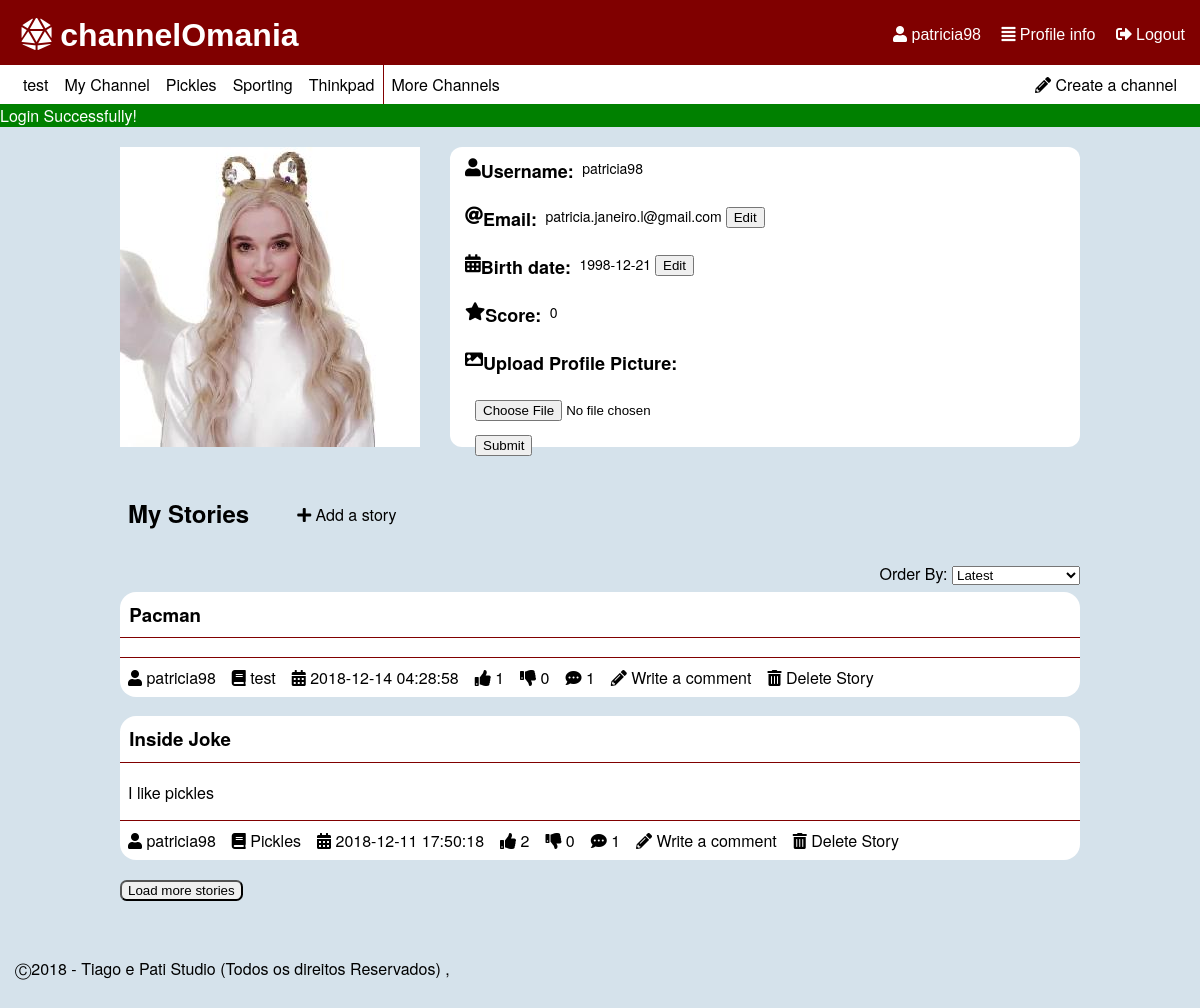
/pages/profile.php (signed in), run on the app's committed database.
### tables this page shows
CREATE TABLE "channel" (
	"ID"	INTEGER NOT NULL,
	"name"	TEXT NOT NULL UNIQUE,
	"coverImage"	TEXT,
	"author"	INTEGER NOT NULL,
	PRIMARY KEY("ID"),
	FOREIGN KEY("author") REFERENCES "user"("ID") ON DELETE Cascade ON UPDATE No Action
);

CREATE TABLE "story" (
	"storyID"	INTEGER NOT NULL,
	"title"	TEXT NOT NULL,
	"content"	TEXT NOT NULL,
	"upvotes"	INTEGER NOT NULL DEFAULT 0,
	"downvotes"	INTEGER NOT NULL DEFAULT 0,
	"author"	INTEGER NOT NULL,
	"date"	TEXT NOT NULL,
	"channel"	INTEGER NOT NULL,
	"image"	TEXT,
	PRIMARY KEY("storyID"),
	FOREIGN KEY("channel") REFERENCES "channel"("ID") ON DELETE Cascade ON UPDATE No Action,
	FOREIGN KEY("author") REFERENCES "user"("ID") ON DELETE Cascade ON UPDATE No Action
);

CREATE TABLE "user" (
	"ID"	INTEGER NOT NULL PRIMARY KEY AUTOINCREMENT,
	"username"	TEXT NOT NULL,
	"email"	TEXT NOT NULL,
	"password"	TEXT NOT NULL,
	"birth"	TEXT,
	"profilePic"	TEXT,
	"score"	INTEGER DEFAULT 0,
	CONSTRAINT "username" UNIQUE("username")
);

### database/db_list.php (called while the page is built, shortened)
<?php
function listProfile($username) {
  $db = Database::instance()->db();
  $stmt = $db->prepare('SELECT * FROM user WHERE username = ?');
  $stmt->execute(array($username));
  return $stmt->fetch();
}
function getStoriesByUser($username,$sort='',$offset=0,$limit=5) {
  switch($sort){
    default:
      $order = 'storyID DESC';
      break;
  }
  $db = Database::instance()->db();
  $stmt = $db->prepare('SELECT *,(SELECT COUNT(*) FROM comment WHERE comment.story == storyID) AS n_comments,channel.name AS channelName FROM story INNER JOIN user ON user.ID == story.author INNER JOIN channel ON channel.ID == story.channel  WHERE user.username == ? ORDER BY '.$order.' LIMIT ? OFFSET ?');
  $stmt->execute(array($username,$limit,$offset));
  return $stmt->fetchAll();
}
function listChannel($sort='') {
  switch($sort){
    case 'mActive':
      $order = 'n_stories DESC';
      break;
  }
  $db = Database::instance()->db();
  $stmt = $db->prepare('SELECT *,(SELECT COUNT(*) FROM story WHERE story.channel == channel.ID) AS n_stories,channel.ID as channelId FROM channel INNER JOIN user ON author=user.ID ORDER BY '.$order);
  $stmt->execute();
  return $stmt->fetchAll();
}
?>

### templates/tpl_mainpage.php (the view, shortened to what this page needs)
<?php include_once('../templates/tpl_story.php'); ?>
<?php function draw_story_list_item($story) { ?>
  <section id="story_preview">
    <h3><a href = "../pages/story.php?storyId=<?php echo($story['storyID']); ?>" ><?php echo($story['title']); ?></a></h3>
    <p><?php echo(substr($story['content'],0,140)); if(strlen($story['content']) > 140) echo("...");?></p>
    <?php draw_story_info($story); ?>
  </section>
<?php } ?>
<?php function draw_story_info($story) { ?>
  <ul>
    <li><a href="../pages/profile.php?userId=<?php echo($story['storyAuthor']); ?>"><i class="fas fa-user"></i> <?php echo($story['username']); ?></a></li>
    <li><a href="../pages/channel.php?channelId=<?php echo($story['channel']); ?>"><i class="fas fa-book"></i> <?php echo($story['channelName']); ?></a></li>
    <li><i class="fas fa-calendar-alt"></i> <?php echo($story['date']); ?></li>
    <li class="nUpVote" data-id="<?php echo($story['storyID']); ?>"><i class="fas fa-thumbs-up"></i> <?php echo($story['upvotes']); ?></li>
    <li class="nDownVote" data-id="<?php echo($story['storyID']); ?>"><i class="fas fa-thumbs-down"></i> <?php echo($story['downvotes']); ?></li>
    <li><i class="fas fa-comment-dots"></i> <?php echo($story['n_comments']); ?></li>
    <li><a href="../pages/new_comment.php?storyId=<?php echo($story['storyID']); ?>"><i class="fas fa-pencil-alt"></i> Write a comment</a></li>
    <?php if($story['username'] == $_SESSION['username']) { ?>
      <li><a href="../actions/action_delete_story.php?storyId=<?php echo($story['storyID']); ?>&csrf=<?php echo($_SESSION['csrf']); ?>"><i class="fas fa-trash-alt"></i> Delete Story</a></li>
    <?php } ?>
  </ul>
<?php } ?>

### templates/tpl_common.php (shortened to what this page needs)
<?php function draw_header($tabText = ""){
?>
<!DOCTYPE html>
<html lang="en-US">
  <head>
    <link href="../css/style.css" rel="stylesheet">
    <link href="../css/input.css" rel="stylesheet">
    <link href="../css/links.css" rel="stylesheet">
    <link rel="stylesheet" href="https://use.fontawesome.com/releases/v5.5.0/css/all.css">
  </head>
  <body>
    <header id="header">
      <?php if(isset($_SESSION['username'])){ ?>
        <div id='options'>
          <a href="../pages/profile.php"><i class="fas fa-user"></i> <?php echo($_SESSION['username']) ?></a>
          <a href="../pages/profile.php"><i class="fas fa-align-justify"></i> Profile info</a>
          <a href="../actions/action_logout.php"><i class="fas fa-sign-out-alt"></i> Logout</a>
        </div>
      <?php } ?>
      <h1><a href="mainpage.php"><i class="fas fa-dice-d20"></i> channelOmania</a></h1>
    </header>
    <?php if(isset($_SESSION['username'])){ ?>
    <div id="list_channels">
      <p><a href = "../pages/new_channel.php" ><i class="fas fa-pencil-alt"></i> Create a channel</a></p>
      <?php $channels = listChannel('mActive'); ?>
      <ul>
      <?php if(count($channels) > 5) { ?>
        <?php for ($i=0; $i < 5; $i++) { ?>
          <li><a href = "../pages/channel.php?channelId=<?php echo($channels[$i]['channelId']); ?>" ><?php echo($channels[$i]['name']); ?></a></li>
        <?php } ?>
          <li id="moreChannels"><a href = "../pages/all_channels.php" >More Channels</a></li>
      <?php } else { ?>
        <?php foreach($channels as $channel_list){ ?>
          <li><a href = "../pages/channel.php?channelId=<?php echo($channel_list['channelId']); ?>" ><?php echo($channel_list['name']); ?></a></li>
        <?php } ?>
      <?php } ?>
      </ul>
    </div>
    <?php } ?>
    <?php if (isset($_SESSION['messages'])) {?>
      <section id="messages">
        <?php foreach($_SESSION['messages'] as $message) { ?>
          <div class="<?=$message['type']?>"><?=$message['content']?></div>
        <?php } ?>
      </section>
    <?php unset($_SESSION['messages']); } ?>
<?php } ?>
<?php function draw_footer(){
  ?>
  <footer class="footer">
    <p>	&#9400;2018 - Tiago e Pati Studio (Todos os direitos Reservados) ,</p>
  </footer>
</body>
</html>
<?php }
 ?>

### templates/tpl_story.php (shortened to what this page needs)
<?php include_once('../templates/tpl_mainpage.php'); ?>
<?php include_once('../database/db_list.php'); ?>
<?php function draw_story_list($storyInfo) { ?>
  <p id="order">Order By:
  <select id='orderSelector'>
    <option value="mRecent">Latest</option>
  </select></p>
  <section id="storyList">
  <?php foreach($storyInfo as $story) { ?>
    <?php draw_story_list_item($story); ?>
  <?php } ?>
  </section>
  <?php if(count($storyInfo) != 0){ ?>
  <button id="btnLoadStories">Load more stories</button>
  <?php } ?>
<?php } ?>

### css/style.css (style rules this page uses)
body { font-family: IBMPlexSans, Helvetica Neue, Segoe UI, Helvetica, Verdana, Arial, sans-serif; background-color: #D5E2EB; margin: 0; }
ul { display: flex; flex-wrap: wrap; flex-direction: row; padding: 0; margin: 0; }
li { text-align: center; list-style-type: none; padding: 0.5em; }
#list_channels { background-color: white; position: relative; padding: 0px 15px; }
#list_channels p { float: right; margin: 0; }
#list_channels li, #list_channels p { padding: 0; }
#header { background-color: #800000; padding: 0.2em 15px; position: relative; }
#header h1 { margin: 0.2em; }
h1 { margin-left: 0.5em; }
#options { float: right; height: 0; }
article, #story_preview { background-color: white; width: 80%; margin: auto; border-radius: 1em; }
article header, #story_preview h3 { margin-top: 1em; padding: 0.5em; border-bottom: 1px solid #800000; }
article p, #story_preview p { padding-left: 0.5em; }
article footer, #story_preview ul { padding: 0; border-top: 1px solid #800000; }
#moreChannels { border-left: 1px solid #800000; }
#messages .success { background-color: green; color: white; }
body,html { min-height: 80vh; }
#header div { margin-top: 1.2em; }
#btnLoadComments, #btnLoadStories { margin-top: 1em; margin-left: 10%; border-radius: 0.5em; }
#myStories #order { float: right; margin: 0; position: relative; margin-bottom: 20px; }
#myStories #storyList { width: 100%; margin-top: 50px; }
#myStories #storyList #story_preview { width: 100%; }
#myStories #btnLoadStories { margin: 20px 0px; }
footer { clear: left; bottom: auto; padding-top: 30px; padding: 20px 15px; }

### css/links.css (style rules this page uses)
#header a { color: white; font-family: Helvetica; }
#header div a { list-style-type: none; padding-left: 1em; }
a:link, a:visited { color: black; text-decoration: none; }
#list_channels li a, #list_channels p a { padding: 0.5em 0.5em; display: block; }
article header a, #story_preview h3 a { font-weight: bold; }

### data on the page
channel: name "test"
channel: name "My Channel"
channel: name "Pickles"
channel: name "Sporting"
channel: name "Thinkpad"
story: title "Pacman", author.username "patricia98", channel.name "test", date "2018-12-14 04:28:58", upvotes "1", downvotes "0", n_comments "1"
story: title "Inside Joke", content "I like pickles", author.username "patricia98", channel.name "Pickles", date "2018-12-11 17:50:18", upvotes "2", downvotes "0", n_comments "1"

### other printed values
$_SESSION['username'] "patricia98"
$message['content'] "Login Successfully!"
$userInfo['username'] "patricia98"
$userInfo['email'] "patricia.janeiro.l@gmail.com"
$userInfo['birth'] "1998-12-21"
$userInfo['score'] "0"
